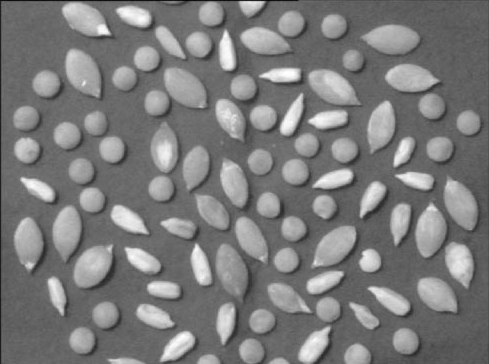
#> input picture TP6/graine.jpg, 489 x 364 px
$ jupyter execute TP6.ipynb
#> lines starting #> are read from the running program, lines starting #| are printed output that depends on the picture; after the words box and inside, x2 and y2 are one past the last pixel; in counts of white or black regions, pixels touching at a corner belong together
[cell 1]
import matplotlib.pyplot as plt
import numpy as np
import cv2 as cv

[cell 2]
def toBinary(image):
    for i in range(image.shape[0]):
        for j in range(image.shape[1]):
            if image[i,j] == 255:
                image[i,j] = 1
            else :
                image[i,j] = 0
    return image

[cell 3]
#Chargement Image

image = cv.imread("graine.jpg", cv.IMREAD_GRAYSCALE)
#> image is the input picture: shape (364, 489); min 5, max 255, mean 123.1
_, image = cv.threshold(image, 128, 255, cv.THRESH_BINARY | cv.THRESH_OTSU)
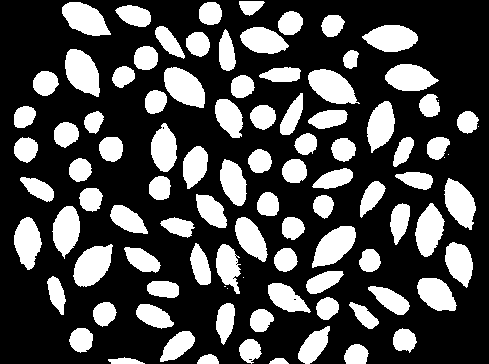
#> image: shape (364, 489); 29.8% white; 98 white regions (7 under 20 px), largest, box (x1, y1, x2, y2) and area: (65, 49, 100, 97) 1170, (308, 69, 360, 104) 1165, (164, 67, 205, 108) 1156

image = toBinary(image)

plt.imshow(image, cmap='gray')

[cell 4]
#Ouverture cercle
structuring_element = cv.getStructuringElement(cv.MORPH_ELLIPSE, (8,8))
opening = cv.morphologyEx(image, cv.MORPH_OPEN, structuring_element)
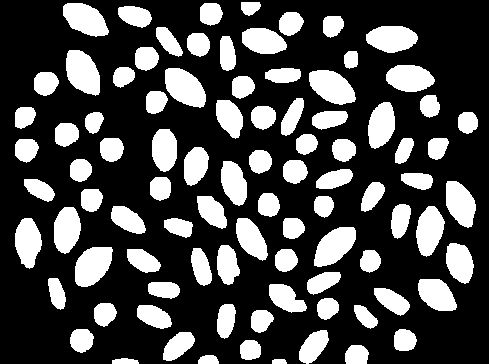
#> opening: shape (364, 489); values 0 (black) and 1 (white), 28.7% white; 91 white regions, largest, box (x1, y1, x2, y2) and area: (66, 50, 100, 96) 1155, (165, 68, 206, 108) 1149, (309, 70, 356, 105) 1139

plt.imshow(opening, cmap= 'gray')
plt.title("Post-traitement")
plt.tight_layout()
plt.show()

[cell 5]
def imshow_components(labels):
    # Map component labels to hue val
    label_hue = np.uint8(179*labels/np.max(labels))
    blank_ch = 255*np.ones_like(label_hue)
    labeled_img = cv.merge([label_hue, blank_ch, blank_ch])

    # cvt to BGR for display
    labeled_img = cv.cvtColor(labeled_img, cv.COLOR_HSV2BGR)

    # set bg label to black
    labeled_img[label_hue==0] = 0

    plt.imshow(labeled_img)
    plt.title("Composantes")

[cell 6]
def imreconstruct(marker: np.ndarray, mask: np.ndarray, radius: int = 1):
    """Iteratively expand the markers white keeping them limited by the mask during each iteration.

    :param marker: Grayscale image where initial seed is white on black background.
    :param mask: Grayscale mask where the valid area is white on black background.
    :param radius Can be increased to improve expansion speed while causing decreased isolation from nearby areas.
    :returns A copy of the last expansion.
    Written By Semnodime.
    """
    kernel = np.ones(shape=(radius * 2 + 1,) * 2, dtype=np.uint8)
    while True:
        expanded = cv.dilate(src=marker, kernel=kernel)
        cv.bitwise_and(src1=expanded, src2=mask, dst=expanded)

        # Termination criterion: Expansion didn't change the image at all
        if (marker == expanded).all():
            return expanded
        marker = expanded

def comptage_cc(img):
    NCC1, _ = cv.connectedComponents(img)
    t = 1
    N = []
    cc_list = []

    while NCC1 > 1:
        kernel = cv.getStructuringElement(cv.MORPH_RECT, (t,t))
        eroded = cv.erode(img, kernel)
        img = imreconstruct(eroded, img)

        NCC2, cc = cv.connectedComponents(img)
        cc_list.append((NCC2, cc))

        t += 1
        N.append(NCC1 - NCC2)
        NCC1 = NCC2
    return np.array(N), cc_list

[cell 7]
num_labels, labels_im = cv.connectedComponents(opening)
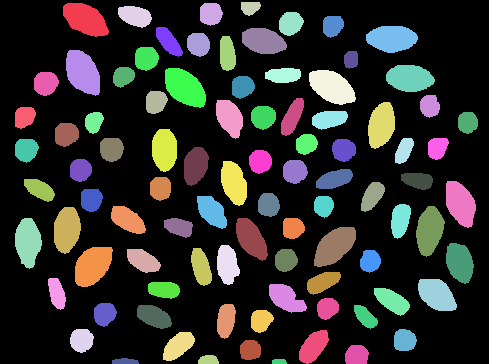
#> labels_im: shape (364, 489) int32; 92 distinct labels, from 0 to 91; one colour per label, 0 black
#> num_labels = 92

N, cc_list = comptage_cc(image)
#> in comptage_cc, `NCC1, _ = cv.connectedComponents(img)`: NCC1 = 99
#> the loop in comptage_cc, `while NCC1 > 1:` made 24 passes
#> (NCC2, NCC1) on passes 1 to 12: (99, 99), (92, 92), (92, 92), (92, 92), (92, 92), (92, 92), (92, 92), (92, 92), (92, 92), (91, 91), (90, 90), (87, 87)
#> pass 1, in comptage_cc, `NCC2, cc = cv.connectedComponents(img)`:
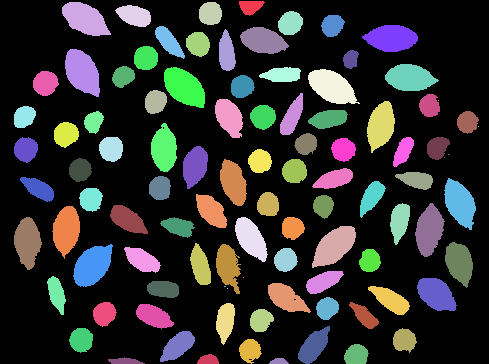
#> cc: shape (364, 489) int32; 99 distinct labels, from 0 to 98; one colour per label, 0 black
#> pass 2, in comptage_cc, `eroded = cv.erode(img, kernel)`:
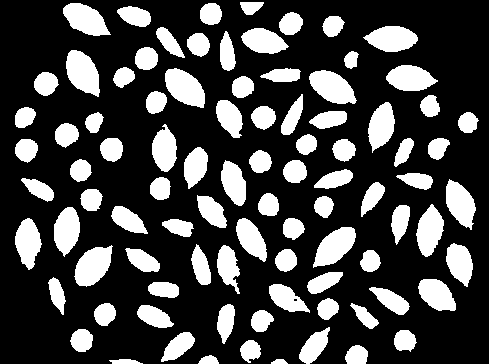
#> eroded: shape (364, 489); values 0 (black) and 1 (white), 26.8% white; 91 white regions, largest, box (x1, y1, x2, y2) and area: (66, 50, 100, 97) 1088, (165, 68, 205, 108) 1074, (309, 70, 357, 104) 1074
#> pass 2, in comptage_cc, `NCC2, cc = cv.connectedComponents(img)`:
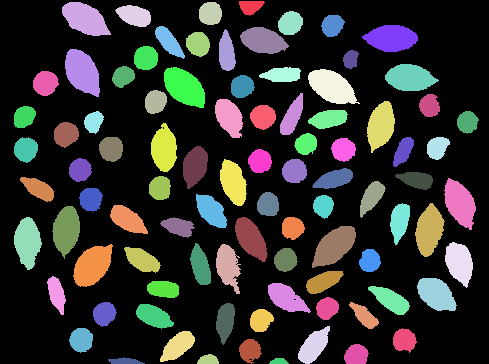
#> cc: shape (364, 489) int32; 92 distinct labels, from 0 to 91; one colour per label, 0 black
#> after the loop in comptage_cc, `while NCC1 > 1:`: eroded: shape (364, 489); every value is 0
#> after the loop in comptage_cc, `while NCC1 > 1:`: N = [0, 7, 0, 0, 0, 0, 0, 0, 0, 1, 1, 3, 4, 4, 12, 16, 12, 11, 7, 2, 6, 3, 6, 3]; cc_list = 24 items; t = 25
#> N = 24 values, max 16 at index 15, min 0 at index 0, mean 4.08; cc_list = 24 items
threshold = 1

plt.plot(range(1, len(N)+1), N)
plt.plot(np.argwhere(N > threshold) + 1, N[N > threshold], "ro")

plt.xlabel("Taille du noyau")
plt.ylabel("Nombre de composantes")
plt.title("Nombre d'objects détectés en fonction de la taille du noyau")
plt.show()
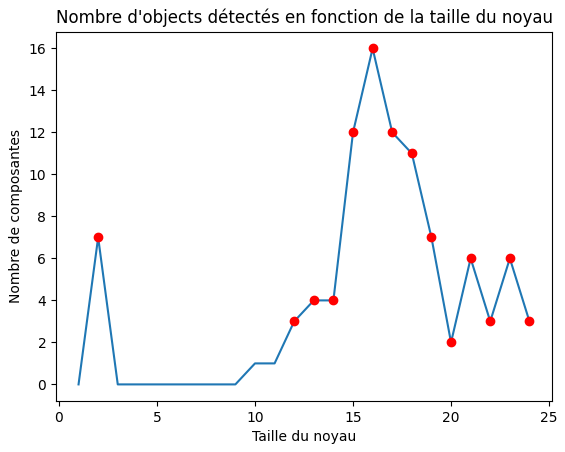
#> figure drawn by matplotlib, 1 panel; curve peaks at x = 16, y = 16; curve peaks at x = 16, y = 16

[cell 8]
num_labels, labels_im = cv.connectedComponents(opening)

N, cc_list = comptage_cc(image)
#> in comptage_cc (call 2), `NCC1, _ = cv.connectedComponents(img)`: NCC1 = 99
#> the loop in comptage_cc (call 2), `while NCC1 > 1:` made 24 passes
#> pass 3, in comptage_cc (call 2), `eroded = cv.erode(img, kernel)`:
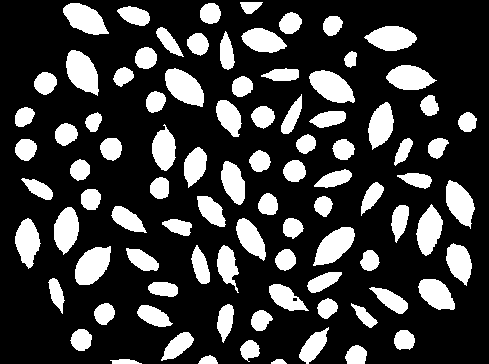
#> eroded: shape (364, 489); values 0 (black) and 1 (white), 24% white; 91 white regions, largest, box (x1, y1, x2, y2) and area: (66, 50, 99, 96) 1008, (165, 68, 204, 107) 995, (309, 70, 355, 103) 991
#> after the loop in comptage_cc (call 2), `while NCC1 > 1:`: t = 25
threshold = 1

histogramme = []
for i in range(len(N)):
    for j in range(N[i]):
        histogramme.append(i+1)
#> this loop made 24 passes
#> after the loop, histogramme = 98 values from 2 to 24
plt.hist(histogramme, histtype='bar', rwidth=0.8)

plt.xlabel("Taille du noyau")
plt.ylabel("Nombre d'objets")
plt.title("Nombre d'objects détectés en fonction de la taille du noyau")
plt.show()
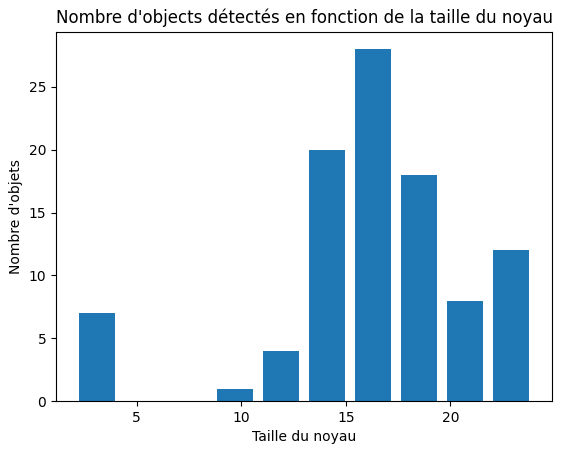
#> figure drawn by matplotlib, 1 panel; tallest bar 28 high, from x = 15.42 to 17.18
